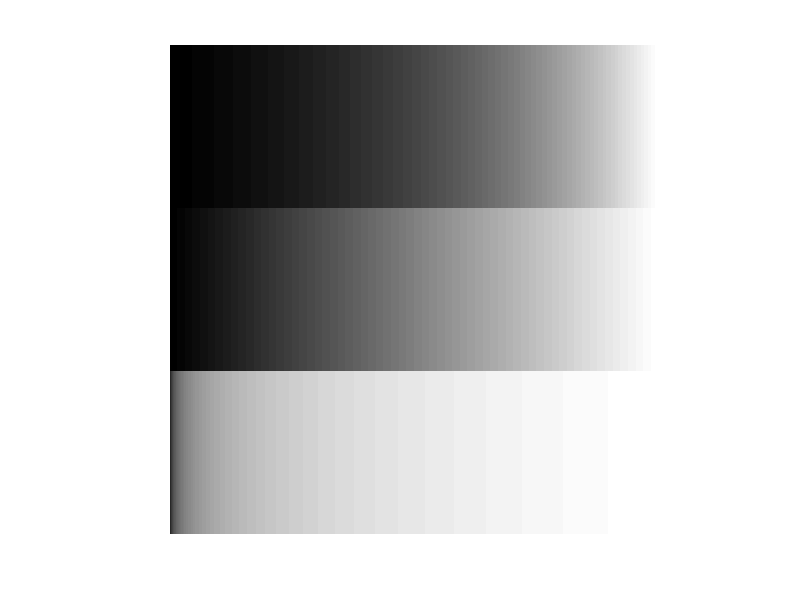

Source code (MATLAB):
rc = 1024;
for ctr = 1:rc
    if ctr <= rc/3
        dx = 2 / (rc - 1);
        min = exp(-1);
        max = exp(1);
        span = max - min;
        for cur = 1:rc
            img(ctr, cur) = (exp(-1 + dx * cur) - min)/span;
        end
    elseif ctr > rc/3 && ctr <= rc/3*2
        for cur = 1:rc
            img(ctr, cur) = (cur - 1)/rc;
        end
    else
        dx = 2 / rc;
        min = log(dx);
        max = log(2);
        span = max - min;
        for cur = 1:rc
            img(ctr, cur) = (log(dx * cur) - min)/span;
        end
    end
end
imshow(img);
imwrite(im2uint8(img), '.\A2.tif', 'tiff');
